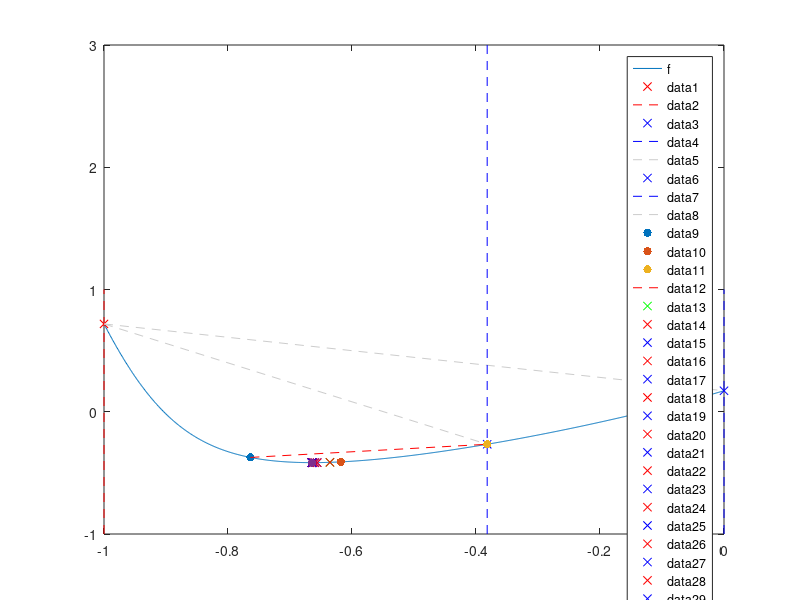

Reproduce this figure in MATLAB.
% метод парабол в сочетании с методом золотого сечения
function lab3()
    % очистка command window перед каждым новым запуском
    clc();
    disp('Дубовицкая Ольга Николаевна. ИУ7-21М');
    disp('Лабораторная работа №3. Вариант 4');

    % интервал [a, b] для построения функции
    a = -1;
    b = 0;
    fprintf('\n* Отрезок для построения графика целевой ф-ции [%d, %d]\n', a, b);
    % заданная точность
    eps = 1e-6;
    % задержка
    delay = 0;
    fprintf('* Заданная точность eps = %.6f\n\n', eps);

    % "дебаггинг": 1 - вывод всех р-тов; 0 - только ответ
    debuging = 1;

    % построение графика функции f на [a, b]
    fplot(@f, [a, b]);
    % возможность добавлять новые эл-ты на уже существующий график
    hold on;
    
    % вызов ф-ции метода парабол
    [x_star, f_star] = parabols(a, b, eps, debuging, delay);

    % добавление точки (x*, f(x*)) на график в виде красной точки
    scatter(x_star, f_star, 'red', 'filled');
end

function y = f(x)
    y =  tanh(5*power(x,2) + 3*x - 2) + exp((power(x,3) + 6*power(x,2) + 12*x + 8) ./ (2*power(x,2) + 8*x + 7)) - 2.0;
end

% метод золотого сечения
function [x1, x2, x3] = golden_cut(a, b, eps, debuging, delay)
    if debuging
        disp('Ищем начальные точки x1, x2, x3 с помощью метода золотого сечения');
    end
    
    % вычисление tau -- отношение длины нового отрезка к длине текущего
    tau = (sqrt(5)-1) / 2;
    % вычисление длины отрезка [a; b]
    l = b - a;
    % вычисление значений пробных точек x1 и x2
    x1 = b - tau*l;
    x2 = a + tau*l;
    % вычисление значений целевой ф-ции в точках x1 и x2
    f1 = f(x1);
    f2 = f(x2);
    % счётчик вычислений
    i = 0;

    % выводятся посчитанные x1, f1 и x2, f2
    if debuging
        fprintf('STEP №%d\n', i);
        disp('Вычислим пробную точку x1 по формуле x1 := b - tau * l');
        disp('Пробная точка x1 и значение целевой функции в ней:');
        fprintf('>>> (x1, f1) --> x1=%.10f f1=%.10f\n\n', x1, f1);

        disp('Вычислим пробную точку x2 по формуле x2 := a + tau * l');
        disp('Пробная точка x2 и значение целевой функции в ней:');
        fprintf('>>> (x2, f2) --> x2=%.10f f2=%.10f\n\n', x2, f2);
    end

    while l > 2*eps
        if debuging
            disp('Сравним l (длину отрезка [a; b]) и 2*eps')
            disp('>>> l > 2*eps');
            disp('Поиск x1, x2, x3 продолжается...')
            disp(' ');
        end
        
        i = i + 1;

        if debuging
            fprintf('STEP №%2d\n', i);
            fprintf('<<< a=%.10f b=%.10f >>>\n', a, b);

            % добавлем на график точку (a, f(a)) в виде красного крестика
            plot(a, f(a), 'xr');
            % добавляем пунктирную линию x=a левую границу отрезка [a,b]
            line([a a], [-1 1], 'color', 'red', 'LineStyle', '--');

            % добавлем на график точку (b, f(b)) в виде синего крестика
            plot(b, f(b), 'xb');
            % добавляем пунктирную линию x=b правую границу отрезка [a,b]
            line([b b], [-1 1], 'color', 'blue', 'LineStyle', '--');

            % соединяем отрезком точки (a, f(a)) и (b, f(b))
            % линия серая, пунктирная
            line([a b], [f(a) f(b)], 'color', [0.8 0.8 0.8], 'LineStyle', '--');

            % возможность добавлять новые эл-ты на уже существующий график
            hold on;
            % задержка
            pause(delay);
        end

        if f1 <= f2
            b = x2;
            l = b - a;

            new_x = b - tau*l;
            new_f = f(new_x);

            if debuging
                disp('Сравним значения ф-ции в точках x1 и x2');
                disp('>>> f1 <= f2');
                disp('Отбрасываем отрезок [x2, b]');
                disp('>>> Конец b нового отрезка помещён в точку x2');
                disp('>>> Старая пробная точка х1 стала новой пробной точкой х2');
                disp('Считаем новую пробную точку x1 и значение целевой функции в ней:');
                fprintf('(х1, f1) --> x1=%.10f f1=%.10f\n', new_x, new_f);

                % добавлем на график точку (b, f(b)) в виде синего крестика
                plot(b, f(b), 'xb');
                % добавляем пунктирную линию x=b правую границу отрезка [a,b]
                line([b b], [-1 3], 'color', 'blue', 'LineStyle', '--');
                
                % соединяем отрезком точки (a, f(a)) и (b, f(b))
                % линия серая, пунктирная
                line([a b], [f(a) f(b)], 'color', [0.8 0.8 0.8], 'LineStyle', '--');

                % возможность добавлять новые эл-ты на уже существующий график
                hold on;
                % задержка
                pause(delay);
            end

            if f1 <= new_f
               x3 = x2;
               f3 = f2;

               x2 = x1;
               f2 = f1;

               x1 = new_x;
               f1 = new_f;

               if debuging
                   disp('Проверим, удовлетворяет ли новая пробная точка x1 условию ');
                   disp('>>> f1 <= new_f1, где f1 это значение ф-ции в старой пробной точке x1');
                   disp('>>> Условия выполнены');
                   disp(' ');
                   disp('Точки x1, x2, x3 найдены');
                   fprintf('>>> (x1, f1) --> x1=%.10f f1=%.10f\n', x1, f1);
                   fprintf('>>> (x2, f2) --> x2=%.10f f2=%.10f\n', x2, f2);
                   fprintf('>>> (x3, f3) --> x3=%.10f f3=%.10f\n\n', x3, f3);
               end
               break;
            end
            
            x2 = x1;
            f2 = f1;

            x1 = new_x;     
            f1 = new_f;

        else

            a = x1;
            l = b - a;

            new_x = a + tau*l;
            new_f = f(new_x);

            if debuging
                disp('Сравним значения ф-ции в точках x1 и x2');
                disp('>>> f1 > f2');
                disp('Отбрасываем отрезок [a, x1]');
                disp('>>> Конец a нового отрезка помещён в точку x1');
                disp('>>> Старая пробная точка х2 стала новой пробной точкой х1');
                disp('Считаем новую пробную точку x2 и значение целевой функции в ней:');
                fprintf('(х2, f2) --> x2=%.10f f2=%.10f\n', new_x2, new_f2);

                % добавлем на график точку (a, f(a)) в виде красного крестика
                plot(a, f(a), 'xr');
                % добавляем пунктирную линию x=a правую границу отрезка [a,b]
                line([a a], [-1 1], 'color', 'red', 'LineStyle', '--');
                
                % соединяем отрезком точки (a, f(a)) и (b, f(b))
                % линия серая, пунктирная
                line([a b], [f(a) f(b)], 'color', [0.8 0.8 0.8], 'LineStyle', '--');

                % возможность добавлять новые эл-ты на уже существующий график
                hold on;
                % задержка
                pause(delay);
            end

            if f2 <= new_f

                x1 = a; 

                x3 = new_x;
                f3 = new_f;

                if debuging
                    disp('Проверим, удовлетворяет ли новая пробная точка x2 условию ');
                    disp('>>> f2 <= new_f2, где f2 это значение ф-ции в старой пробной точке x2');
                    disp('>>> Условия выполнены');
                    disp(' ');
                    disp('Точки x1, x2, x3 найдены');
                    fprintf('>>> (x1, f1) --> x1=%.10f f1=%.10f\n', x1, f1);
                    fprintf('>>> (x2, f2) --> x2=%.10f f2=%.10f\n', x2, f2);
                    fprintf('>>> (x3, f3) --> x3=%.10f f3=%.10f\n\n', x3, f3);
                end
                break;
            end

            x1 = x2;        
            f1 = f2;

            x2 = new_x;     
            f2 = new_f;

        end
    end

    if debuging
        % отмечаем зелёными точками выбранные x1, x2, x3
        scatter(x1, f1, 'green', 'filled');
        scatter(x2, f2, 'green', 'filled');
        scatter(x3, f3, 'green', 'filled');

        % соединяем красной пунктирной линией соответствующий отрезок [x1, x3]
        line([x1 x3], [f1 f3], 'color', 'red', 'LineStyle', '--');
        hold on;
        pause(delay);
    end

    if l <= 2*eps
        if debuging
            disp('Сравним l (длину отрезка [a; b]) и 2*eps')
            disp('>>> l <= 2*eps');
            disp('x* найден с помощью метода золотого сечения');
        end
        x_star = (a+b)/2;
        f_star = f(x_star);

        fprintf('\nРезультат (для eps = %.6f):\n', eps);

        if debuging
            fprintf('%2d COUNTS\n', i);
            fprintf('a=%.10f b=%.10f\n', a, b);
        end

        fprintf('x*=%.10f, f(x*)=%.10f\n', x_star, f_star);

        % отмечаем красной точкой найденную точку минимума x*
        scatter(x_star, f_star, 'r', 'filled');
        % возврат управления к основной программе
        return;
    end
end

% метод парабол
function [x_star, f_star] = parabols(a, b, eps, debuging, delay)

    % вызов ф-ции метода золотого сечения для поиска начальных x1, x2, x3
    [x1, x2, x3] = golden_cut(a, b, eps, debuging, delay);

    if debuging
        disp('СТАРТ метода парабол');
        disp('Метод парабол на основе выбранных x1, x2, x3');
    end

    if debuging
        fprintf('[x1, x3] --> [%.10f, %.10f]\n', x1, x3);
        fprintf('>>> x1=%.10f\n', x1);
        fprintf('>>> x2=%.10f\n', x2);
        fprintf('>>> x3=%.10f\n\n', x3);
    end

    % значение целевой ф-ции в выбранных точках x1, x2, x3
    f1 = f(x1);
    f2 = f(x2);
    f3 = f(x3);

    % вычисляем коэффициенты a1 и a2 по ф-лам
    a1 = (f2 - f1) / (x2 - x1);
    a2 = ((f3 - f1)/(x3 - x1) - (f2 - f1)/(x2 - x1)) / (x3 - x2);
    % вычисляем x_ (точку минимума параболы) по ф-лам
    % и значение целевой ф-ции в ней
    x_ = 1 / 2 * (x1 + x2 - a1/a2);
    f_ = f(x_);
    % счётчик итераций
    i = 1;

    if debuging
        fprintf('\nSTEP № %2d\n', i);
        disp('Вычислим с помощью ф-л');

        fprintf('>>> Коэффициенты параболы: a1=%.10f, a2=%.10f\n', a1, a2);
        fprintf('>>> Точка минимума текущей параболы: x_=%.10f\n', x_);
        fprintf('>>> f(x_)=%.10f\n\n', f_);

        % отмечаем зелёным крестиком текущую точку минимума
        plot(x_, f_, 'xg');
        hold on;
        pause(delay);
    end

    while 1
        i = i + 1;
        previous_x_ = x_;

        if debuging
            fprintf('\nSTEP № %2d\n', i);
            disp('<< Выберем новые x1, x2, x3 >>');
        end

        if f_ > f2
            sort = f_; 
            f_ = f2; 
            f2 = sort;

            sort = x_; 
            x_ = x2; 
            x2 = sort;

            if debuging
                disp('Значение целевой ф-ции в точке x2 меньше, чем значение целевой ф-ции в точке минимума');
                disp('>>> f2 < f_');
                disp('*Меняем местами значения в соответсвующих переменных*');
            end
        end

        if x2 < x_
            x1 = x2; 
            f1 = f2;

            x2 = x_; 
            f2 = f_;

            if debuging
                disp('Точка минимума параболы расположена правее x2');
                disp('т.е. x2 < x_');
                disp(' ');
                disp('Отбрасываем отрезок [x1, x_]');
                disp('>>> Новая точка x1 помещена в старую x2');
                disp('>>> Новая точка x2 помещена в старую x_');
            end
        else
            x3 = x2; 
            f3 = f2;

            x2 = x_; 
            f2 = f_;

            if debuging
                disp('Точка минимума параболы расположена левее x2');
                disp('т.е. x_ < x2');
                disp(' ');
                disp('Отбрасываем отрезок [x2, x3]');
                disp('>>> Новая точка x2 помещена в старую x_');
                disp('>>> Новая точка x3 помещена в старую x2');
            end
        end

        if debuging
            fprintf('[x1, x3] --> [%.10f, %.10f]\n', x1, x3);

            fprintf('>>> (x1, f1) --> x1=%.10f f1=%.10f\n', x1, f1);
            fprintf('>>> (x2, f2) --> x2=%.10f f2=%.10f\n', x2, f2);
            fprintf('>>> (x3, f3) --> x3=%.10f f3=%.10f\n', x3, f3);

            fprintf('Текущая точка минимума x_: x_=%.10f, f(x_)=%.10f\n\n', x_, f_);
            
            % отмечаем красным крестиком текущую точку минимума
            plot(x_, f_, 'xr');
            hold on;
            pause(delay);
        end

        a1 = (f2 - f1) / (x2 - x1);
        a2 = ((f3 - f1)/(x3 - x1) - (f2 - f1)/(x2 - x1)) / (x3 - x2);

        x_ = 1 / 2 * (x1 + x2 - a1/a2);
        f_ = f(x_);

        if debuging
            disp('Пересчитаем коэффициенты для новой параболы и её точку минимума:');
            fprintf('>>> Коэффициенты параболы: a1=%.10f, a2=%.10f\n', a1, a2);
            fprintf('>>> Точка минимума новой параболы: x_=%.10f\n', x_);
            fprintf('>>> f(x_)=%.10f\n\n', f_);

            % отмечаем синим крестиком текущую точку минимума
            plot(x_, f_, 'xb');
            hold on;
            pause(delay);
        end

        if abs(previous_x_ - x_) <= eps
            if debuging
                disp('Сравним близость 2-ух последовательных приближений x* с eps');
                disp('>>> |previous_x_ - x_| <= eps');
                disp('x* найден')
            end
            break
        end

        if debuging
            disp('Сравним близость 2-ух последовательных приближений x* с eps');
            disp('>>> |previous_x_ - x_| > eps');
            disp('Переходим к следующей итерации');
            disp(' ');
        end
    end

    x_star = x_;
    f_star = f_;

    fprintf('\nРезультат (для eps = %.6f):\n', eps);

    if debuging
        fprintf('%2d COUNTS\n', i);
    end

    fprintf('x*=%.10f f(x*)=%.10f\n', x_star, f_star);
end
